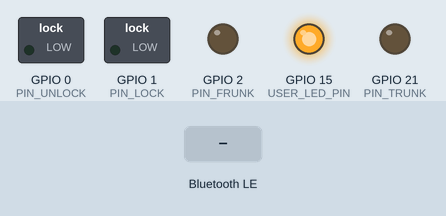
This sketch was run on a simulated ESP32-C6. Parts: switched loads named in the sketch (green lamp = pin HIGH), output pins drawn as LEDs (lit = HIGH). Inputs (shaded band) come from the test bench. Nothing arrives over Bluetooth unless stated; a phone connects over Bluetooth LE 3 s after start; what the sketch prints to the serial monitor is not drawn.

Above: at 1.7 s.
1.8 s: Bluetooth LE write "UNLOCK" received
At 2.12 s:
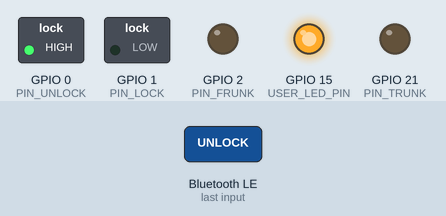
3.8 s: Bluetooth LE write "LOCK" received
At 4.13 s:
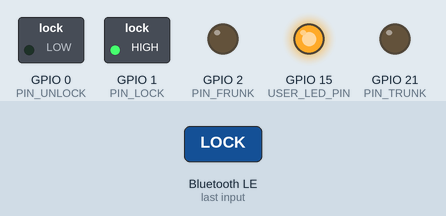
5.8 s: Bluetooth LE write "FRUNK" received
At 6.11 s:
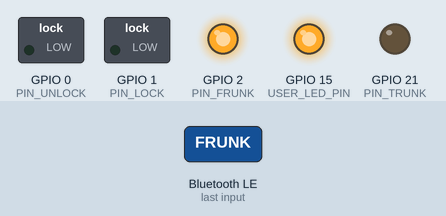
7.8 s: Bluetooth LE write "ON" received
At 8.3 s:
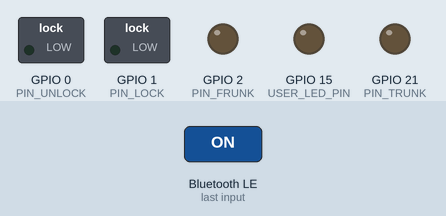
Timing chart, 0 to 10.3 s (numbered marks = the images above; inputs shaded):
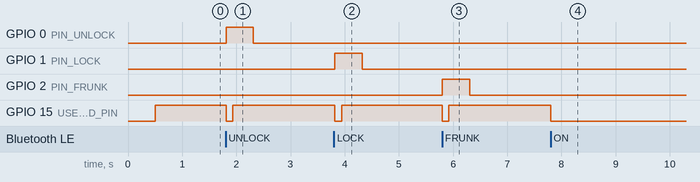

Measured:
- after the input at 1.8 s, GPIO 0 (PIN_UNLOCK): LOW → HIGH at once, → LOW 0.50 s later; GPIO 15 (USER_LED_PIN): HIGH → LOW at once, → HIGH 0.12 s later
- after the input at 3.8 s, GPIO 1 (PIN_LOCK): LOW → HIGH at once, → LOW 0.50 s later; GPIO 15 (USER_LED_PIN): HIGH → LOW at once, → HIGH 0.12 s later
- after the input at 5.8 s, GPIO 2 (PIN_FRUNK): LOW → HIGH at once, → LOW 0.50 s later; GPIO 15 (USER_LED_PIN): HIGH → LOW at once, → HIGH 0.12 s later
- after the input at 7.8 s, GPIO 15 (USER_LED_PIN): HIGH → LOW at once

The sketch:

xiao_c6_ble.ino
```cpp
/*
 * XIAO ESP32-C6 BLE 網頁遙控 — 韌體
 * ---------------------------------------------------------------
 * 開發環境：Arduino IDE / arduino-cli
 *   板子套件：esp32 by Espressif Systems（arduino-esp32 core 3.x，已於 3.3.12 編譯驗證）
 *   開發板  ：XIAO_ESP32C6（FQBN: esp32:esp32:XIAO_ESP32C6）
 *   BLE 函式庫：使用 core 內建的「BLE」函式庫（BLEDevice.h），不需另外安裝。
 *
 * 功能：
 *   - BLE 裝置名稱 "XIAO-C6"，提供自訂 Service
 *   - 指令特徵值（Write）：接收網頁送來的文字指令
 *   - 狀態特徵值（Read + Notify）：回傳執行結果與狀態
 *   - 控制板載使用者 LED（GPIO15，低電位點亮 active-low）
 *   - 斷線後自動重新廣播，可隨時重新連線
 *   - 車輛遙控：LOCK / UNLOCK / FRUNK / TRUNK 會在對應腳位送出短暫脈衝
 *     （接繼電器模組，模擬按下原廠遙控器按鍵），每次動作板載 LED 閃一下
 *
 * 指令格式（UTF-8 文字，不分大小寫，可用逗號或空白分隔）：
 *   LED,ON | LED,OFF | LED,TOGGLE   （也可直接送 ON / OFF / TOGGLE）
 *   PIN,<腳位>,<0|1>                 設定 GPIO 輸出高/低電位
 *   PWM,<腳位>,<0-255>               PWM 輸出（對 LED 腳位 15 時 255=最亮）
 *   UNLOCK / LOCK                     解鎖 / 上鎖（脈衝）
 *   FRUNK / TRUNK                     開前箱 / 開後箱（脈衝）
 *   CLOSE_FRUNK / CLOSE_TRUNK         手動把前箱 / 後箱狀態標記為關閉（不送脈衝）
 *   STATUS                            回報目前狀態
 *   HELP                              列出指令
 * 回覆格式：
 *   OK <說明>  /  ERR <原因>
 *   STATUS LED=<0|1> UPTIME=<秒>s LOCK=<0|1|?> FRUNK=<0|1> TRUNK=<0|1>
 */

#include <BLEDevice.h>
#include <BLEServer.h>
#include <BLEUtils.h>
#include <BLE2902.h>

// ===== 可自行修改的設定 =====
#define DEVICE_NAME "XIAO-C6"

// 自訂 UUID（網頁端 index.html 必須使用相同的值）
#define SERVICE_UUID     "903cabbe-a880-4bb1-894b-714475b081bc"
#define CMD_CHAR_UUID    "c86aa8bf-03dc-4a01-acdd-f6e3f79ddcd4"  // 網頁 → 板子（Write）
#define STATUS_CHAR_UUID "ca7e628e-65c3-4440-a4e8-2fcfd2228ac3"  // 板子 → 網頁（Read/Notify）

// 板載使用者 LED：GPIO15，低電位點亮
#define USER_LED_PIN 15
#define LED_ON_LEVEL  LOW
#define LED_OFF_LEVEL HIGH

#define PWM_FREQ_HZ  5000
#define PWM_RES_BITS 8

// ===== 車輛遙控（繼電器）設定 =====
// 預設：D0=解鎖、D1=上鎖、D2=開前箱、D3=開後箱（GPIO 編號）
#define PIN_UNLOCK 0    // D0
#define PIN_LOCK   1    // D1
#define PIN_FRUNK  2    // D2
#define PIN_TRUNK  21   // D3
// 繼電器觸發電位：多數 3.3V/5V 繼電器模組為高電位觸發（HIGH）；低電位觸發模組改成 LOW
#define RELAY_ACTIVE_LEVEL HIGH
#define RELAY_IDLE_LEVEL   (RELAY_ACTIVE_LEVEL == HIGH ? LOW : HIGH)
// 脈衝長度（毫秒）：模擬按住遙控器按鍵的時間
#define RELAY_PULSE_MS 500
// 前箱 / 後箱開啟後，幾秒後自動視為「已關閉」（沒有感測器，只能用時間推估）
// 設為 0 = 一直維持「已開啟」，直到收到 CLOSE_FRUNK / CLOSE_TRUNK
#define LID_AUTO_CLOSE_SEC 30
// 每次車輛指令板載 LED 閃爍的時間（毫秒）
#define BLINK_MS 120

// 允許控制的腳位：XIAO 外露的 D0~D10 + 板載 LED
// D0=GPIO0 D1=GPIO1 D2=GPIO2 D3=GPIO21 D4=GPIO22 D5=GPIO23
// D6=GPIO16 D7=GPIO17 D8=GPIO19 D9=GPIO20 D10=GPIO18
// （刻意排除 GPIO12/13 USB、GPIO3/14 天線切換、GPIO9 BOOT 等）
const uint8_t ALLOWED_PINS[] = {0, 1, 2, 21, 22, 23, 16, 17, 19, 20, 18, USER_LED_PIN};

// ===== 全域狀態 =====
BLEServer *pServer = nullptr;
BLECharacteristic *pStatusChar = nullptr;
volatile bool deviceConnected = false;
bool oldDeviceConnected = false;

bool ledOn = false;
int ledPwmDuty = -1;           // 板載 LED 目前的 PWM 值（-1 = 數位模式）
uint64_t pwmAttachedMask = 0;  // 記錄哪些腳位目前是 PWM 模式

// 車輛狀態：lockState -1 = 未知（開機後尚未操作）、0 = 已解鎖、1 = 已上鎖
int lockState = -1;
bool frunkOpen = false, trunkOpen = false;
uint32_t frunkOpenedAt = 0, trunkOpenedAt = 0;

// 非阻塞脈衝：同一時間只允許一個繼電器脈衝
int pulsePin = -1;
uint32_t pulseStartedAt = 0;
// 非阻塞 LED 閃爍
bool blinking = false;
uint32_t blinkStartedAt = 0;

// 指令佇列：在 BLE 回呼中只存字串，於 loop() 中處理（避免在回呼內做太多事）
portMUX_TYPE cmdMux = portMUX_INITIALIZER_UNLOCKED;
String pendingCmd;
volatile bool hasPendingCmd = false;

// ===== 工具函式 =====
bool isAllowedPin(int pin) {
  for (uint8_t p : ALLOWED_PINS) {
    if (p == pin) return true;
  }
  return false;
}

bool isPwm(int pin) { return pwmAttachedMask & (1ULL << pin); }

// 若腳位正在 PWM 模式，切回一般數位輸出
void ensureDigital(int pin) {
  if (isPwm(pin)) {
    ledcDetach(pin);
    pwmAttachedMask &= ~(1ULL << pin);
  }
  pinMode(pin, OUTPUT);
}

void sendStatus(const String &msg) {
  Serial.print("[回覆] ");
  Serial.println(msg);
  if (pStatusChar) {
    pStatusChar->setValue(msg.c_str());
    if (deviceConnected) pStatusChar->notify();
  }
}

void setLed(bool on) {
  ensureDigital(USER_LED_PIN);
  ledOn = on;
  ledPwmDuty = -1;
  digitalWrite(USER_LED_PIN, on ? LED_ON_LEVEL : LED_OFF_LEVEL);
}

String statusString() {
  String s = "STATUS LED=";
  s += ledOn ? "1" : "0";
  s += " UPTIME=";
  s += String(millis() / 1000);
  s += "s LOCK=";
  s += lockState < 0 ? "?" : String(lockState);
  s += " FRUNK=";
  s += frunkOpen ? "1" : "0";
  s += " TRUNK=";
  s += trunkOpen ? "1" : "0";
  return s;
}

bool isCarPin(int pin) {
  return pin == PIN_UNLOCK || pin == PIN_LOCK || pin == PIN_FRUNK || pin == PIN_TRUNK;
}

// 依目前 LED 狀態（數位或 PWM）把板載 LED 實際輸出寫回去
void writeLedOutput(bool forceOn) {
  if (ledPwmDuty >= 0 && isPwm(USER_LED_PIN)) {
    ledcWrite(USER_LED_PIN, 255 - (forceOn ? 255 : ledPwmDuty));
  } else {
    digitalWrite(USER_LED_PIN, (forceOn || ledOn) ? LED_ON_LEVEL : LED_OFF_LEVEL);
  }
}

// 板載 LED 短暫閃爍（LED 原本亮著就短暫熄滅），結束後恢復原狀
void startBlink() {
  blinking = true;
  blinkStartedAt = millis();
  if (ledOn) {
    if (ledPwmDuty >= 0 && isPwm(USER_LED_PIN)) ledcWrite(USER_LED_PIN, 255);
    else digitalWrite(USER_LED_PIN, LED_OFF_LEVEL);
  } else {
    writeLedOutput(true);
  }
}

// 開始一個繼電器脈衝；若前一個脈衝還沒結束則回傳 false
bool startPulse(int pin) {
  if (pulsePin >= 0) return false;
  ensureDigital(pin);
  digitalWrite(pin, RELAY_ACTIVE_LEVEL);
  pulsePin = pin;
  pulseStartedAt = millis();
  startBlink();
  return true;
}

// 在 loop() 中呼叫：結束脈衝、LED 閃爍，以及前後箱自動關閉
void serviceTimers() {
  uint32_t now = millis();
  if (pulsePin >= 0 && now - pulseStartedAt >= RELAY_PULSE_MS) {
    digitalWrite(pulsePin, RELAY_IDLE_LEVEL);
    pulsePin = -1;
  }
  if (blinking && now - blinkStartedAt >= BLINK_MS) {
    blinking = false;
    writeLedOutput(false);
  }
#if LID_AUTO_CLOSE_SEC > 0
  bool changed = false;
  if (frunkOpen && now - frunkOpenedAt >= LID_AUTO_CLOSE_SEC * 1000UL) { frunkOpen = false; changed = true; }
  if (trunkOpen && now - trunkOpenedAt >= LID_AUTO_CLOSE_SEC * 1000UL) { trunkOpen = false; changed = true; }
  if (changed) sendStatus(statusString());
#endif
}

void carCommand(const String &op) {
  int pin;
  if (op == "UNLOCK") pin = PIN_UNLOCK;
  else if (op == "LOCK") pin = PIN_LOCK;
  else if (op == "FRUNK") pin = PIN_FRUNK;
  else pin = PIN_TRUNK;
  if (!startPulse(pin)) { sendStatus("ERR 忙碌中，請稍後再試"); return; }
  if (op == "UNLOCK") { lockState = 0; sendStatus("OK LOCK=0"); }
  else if (op == "LOCK") { lockState = 1; sendStatus("OK LOCK=1"); }
  else if (op == "FRUNK") { frunkOpen = true; frunkOpenedAt = millis(); sendStatus("OK FRUNK=1"); }
  else { trunkOpen = true; trunkOpenedAt = millis(); sendStatus("OK TRUNK=1"); }
}

// ===== 指令解析 =====
void handleCommand(String cmd) {
  cmd.trim();
  cmd.toUpperCase();
  cmd.replace(' ', ',');
  Serial.print("[指令] ");
  Serial.println(cmd);
  if (cmd.length() == 0) return;

  // 拆成最多 3 段
  String part[3];
  int n = 0, start = 0;
  while (n < 3) {
    int idx = cmd.indexOf(',', start);
    String token = (idx < 0) ? cmd.substring(start) : cmd.substring(start, idx);
    token.trim();
    if (token.length() > 0) part[n++] = token;
    if (idx < 0) break;
    start = idx + 1;
  }

  String op = part[0];

  // 簡寫：ON / OFF / TOGGLE
  if (op == "ON" || op == "OFF" || op == "TOGGLE") {
    part[1] = op;
    op = "LED";
  }

  if (op == "LED") {
    if (part[1] == "ON" || part[1] == "1") setLed(true);
    else if (part[1] == "OFF" || part[1] == "0") setLed(false);
    else if (part[1] == "TOGGLE") setLed(!ledOn);
    else { sendStatus("ERR 用法: LED,ON|OFF|TOGGLE"); return; }
    sendStatus(String("OK LED=") + (ledOn ? "1" : "0"));
  }
  else if (op == "PIN") {
    if (n < 3) { sendStatus("ERR 用法: PIN,<腳位>,<0|1>"); return; }
    int pin = part[1].toInt();
    int val = part[2].toInt();
    if (!isAllowedPin(pin)) { sendStatus("ERR 不允許的腳位 " + part[1]); return; }
    if (val != 0 && val != 1) { sendStatus("ERR 值須為 0 或 1"); return; }
    if (isCarPin(pin) && pin == pulsePin) { sendStatus("ERR 腳位正在送出脈衝"); return; }
    ensureDigital(pin);
    digitalWrite(pin, val ? HIGH : LOW);
    if (pin == USER_LED_PIN) { ledOn = (val ? HIGH : LOW) == LED_ON_LEVEL; ledPwmDuty = -1; }
    sendStatus("OK PIN " + String(pin) + "=" + String(val));
  }
  else if (op == "PWM") {
    if (n < 3) { sendStatus("ERR 用法: PWM,<腳位>,<0-255>"); return; }
    int pin = part[1].toInt();
    int duty = part[2].toInt();
    if (!isAllowedPin(pin)) { sendStatus("ERR 不允許的腳位 " + part[1]); return; }
    if (duty < 0 || duty > 255) { sendStatus("ERR 值須為 0-255"); return; }
    if (!isPwm(pin)) {
      if (!ledcAttach(pin, PWM_FREQ_HZ, PWM_RES_BITS)) {
        sendStatus("ERR PWM 初始化失敗");
        return;
      }
      pwmAttachedMask |= (1ULL << pin);
    }
    // 板載 LED 為低電位點亮，所以反相，讓 255 = 最亮
    int out = (pin == USER_LED_PIN) ? (255 - duty) : duty;
    ledcWrite(pin, out);
    if (pin == USER_LED_PIN) { ledOn = duty > 0; ledPwmDuty = duty; }
    sendStatus("OK PWM " + String(pin) + "=" + String(duty));
  }
  else if (op == "LOCK" || op == "UNLOCK" || op == "FRUNK" || op == "TRUNK") {
    carCommand(op);
  }
  else if (op == "CLOSE_FRUNK") {
    frunkOpen = false;
    sendStatus("OK FRUNK=0");
  }
  else if (op == "CLOSE_TRUNK") {
    trunkOpen = false;
    sendStatus("OK TRUNK=0");
  }
  else if (op == "STATUS") {
    sendStatus(statusString());
  }
  else if (op == "HELP") {
    sendStatus("指令: LED,ON|OFF|TOGGLE / PIN,n,0|1 / PWM,n,0-255 / LOCK / UNLOCK / FRUNK / TRUNK / CLOSE_FRUNK / CLOSE_TRUNK / STATUS");
  }
  else {
    sendStatus("ERR 未知指令: " + op);
  }
}

// ===== BLE 回呼 =====
class ServerCallbacks : public BLEServerCallbacks {
  void onConnect(BLEServer *server) override {
    deviceConnected = true;
  }
  void onDisconnect(BLEServer *server) override {
    deviceConnected = false;
  }
};

class CmdCallbacks : public BLECharacteristicCallbacks {
  void onWrite(BLECharacteristic *chr) override {
    String value = chr->getValue();  // core 3.x 回傳 Arduino String
    if (value.length() == 0) return;
    portENTER_CRITICAL(&cmdMux);
    pendingCmd = value;
    hasPendingCmd = true;
    portEXIT_CRITICAL(&cmdMux);
  }
};

void setup() {
  Serial.begin(115200);
  delay(500);
  Serial.println();
  Serial.println("=== XIAO ESP32-C6 BLE 遙控 啟動 ===");

  pinMode(USER_LED_PIN, OUTPUT);
  setLed(false);

  // 繼電器腳位先設為不觸發，避免開機時誤動作
  const int carPins[] = {PIN_UNLOCK, PIN_LOCK, PIN_FRUNK, PIN_TRUNK};
  for (int p : carPins) {
    digitalWrite(p, RELAY_IDLE_LEVEL);
    pinMode(p, OUTPUT);
    digitalWrite(p, RELAY_IDLE_LEVEL);
  }

  BLEDevice::init(DEVICE_NAME);
  pServer = BLEDevice::createServer();
  pServer->setCallbacks(new ServerCallbacks());

  BLEService *service = pServer->createService(SERVICE_UUID);

  BLECharacteristic *cmdChar = service->createCharacteristic(
      CMD_CHAR_UUID,
      BLECharacteristic::PROPERTY_WRITE | BLECharacteristic::PROPERTY_WRITE_NR);
  cmdChar->setCallbacks(new CmdCallbacks());

  pStatusChar = service->createCharacteristic(
      STATUS_CHAR_UUID,
      BLECharacteristic::PROPERTY_READ | BLECharacteristic::PROPERTY_NOTIFY);
  pStatusChar->addDescriptor(new BLE2902());  // 讓網頁可以訂閱通知（CCCD）
  pStatusChar->setValue("READY");

  service->start();

  BLEAdvertising *adv = BLEDevice::getAdvertising();
  adv->addServiceUUID(SERVICE_UUID);
  adv->setScanResponse(true);
  BLEDevice::startAdvertising();

  Serial.println("BLE 廣播中，裝置名稱: " DEVICE_NAME);
}

void loop() {
  // 處理收到的指令
  if (hasPendingCmd) {
    portENTER_CRITICAL(&cmdMux);
    String cmd = pendingCmd;
    hasPendingCmd = false;
    portEXIT_CRITICAL(&cmdMux);
    handleCommand(cmd);
  }

  serviceTimers();

  // 剛連線：送一次目前狀態
  if (deviceConnected && !oldDeviceConnected) {
    oldDeviceConnected = true;
    Serial.println("裝置已連線");
    delay(300);  // 等網頁訂閱通知
    sendStatus(statusString());
  }

  // 剛斷線：重新開始廣播，讓網頁可以再次連線
  if (!deviceConnected && oldDeviceConnected) {
    oldDeviceConnected = false;
    Serial.println("裝置已斷線，重新廣播中…");
    delay(500);  // 給 BLE 堆疊一點時間
    BLEDevice::startAdvertising();
  }

  delay(10);
}
```
